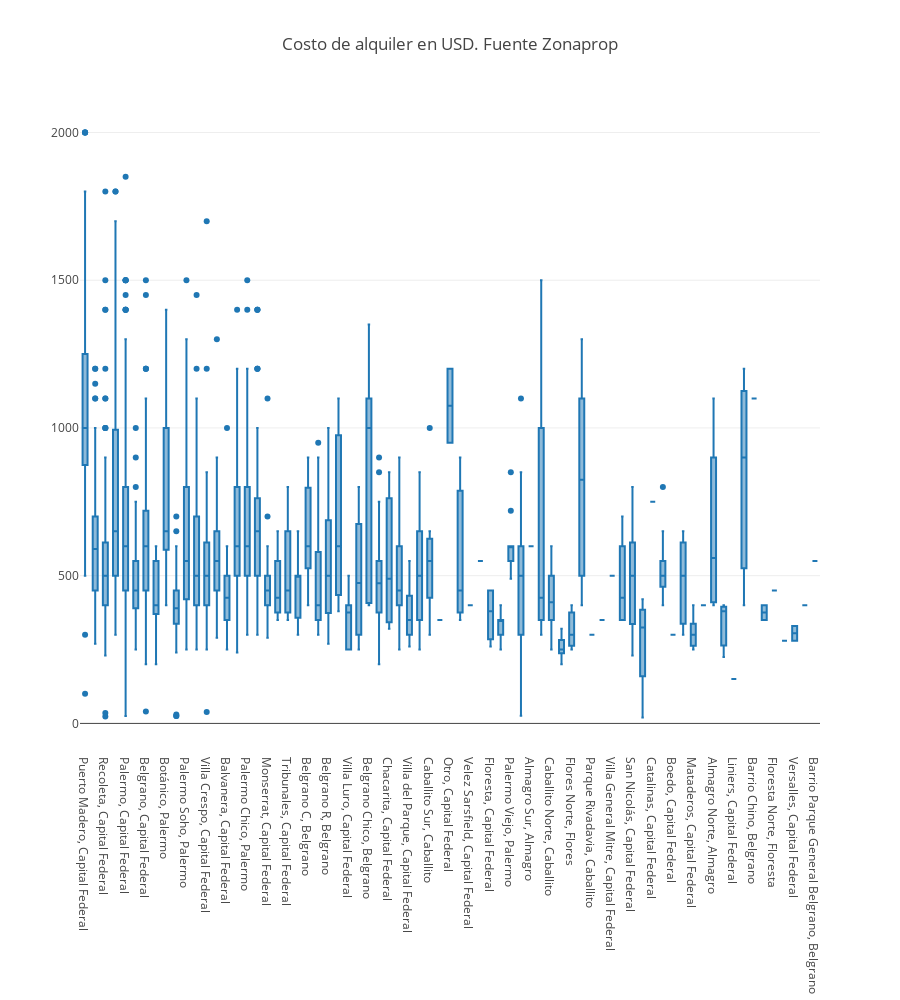

The notebook cell saved with this chart:
### Code cell
fig = go.Figure()
fig.add_trace(go.Box(y = df_usd["Price"], x = df_usd["Location"]))
fig.update_layout(template = None, margin = {"b":250}, title_text = "Costo de alquiler en USD. Fuente Zonaprop",
                  height = 1_000)
fig.show()

### Figure 1 — Plotly figure (JSON) as saved in the notebook; plotly's stock layout.template omitted (floating-point values rounded to 4 significant figures; data arrays with more than 128 entries replaced by an {"elided": "..."} marker saying what was removed)
{"data": [{"type": "box", "x": {"elided": "1968 str values"}, "y": {"elided": "1968 int values"}}], "layout": {"height": 1000, "margin": {"b": 250}, "title": {"text": "Costo de alquiler en USD. Fuente Zonaprop"}}}
